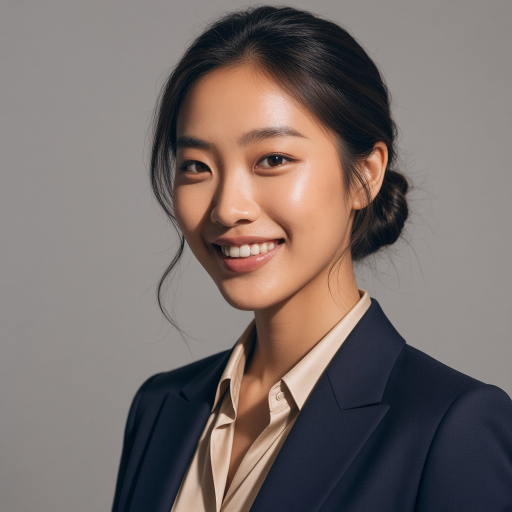
#> input picture phiraya/site/assets/phiraya-closeup-original.jpg, 1024 x 1024 px (shown at 1/2 size)
$ python cutout.py assets/phiraya-closeup-original.jpg assets/phiraya-full-original.jpg
#> lines starting #> are read from the running program, lines starting #| are printed output that depends on the picture; after the words box and inside, x2 and y2 are one past the last pixel; in counts of white or black regions, pixels touching at a corner belong together
# Cuts a portrait out of a plain grey studio backdrop (used for the Phiraya photos).
# Usage: python3 site/cutout.py input.jpg output.png   (needs pillow, numpy, scipy)
import sys, numpy as np
from PIL import Image
from scipy import ndimage as nd
src, out = sys.argv[1], sys.argv[2]
im = np.asarray(Image.open(src).convert('RGB')).astype(np.float32)
H, W, _ = im.shape
#> H = 1024; W = 1024
L = im.mean(2); sat = im.max(2) - im.min(2)
yy, xx = np.mgrid[0:H, 0:W]; X = xx / W - .5; Y = yy / H - .5
cand = (sat < 10) & (L > 80) & (L < 215)
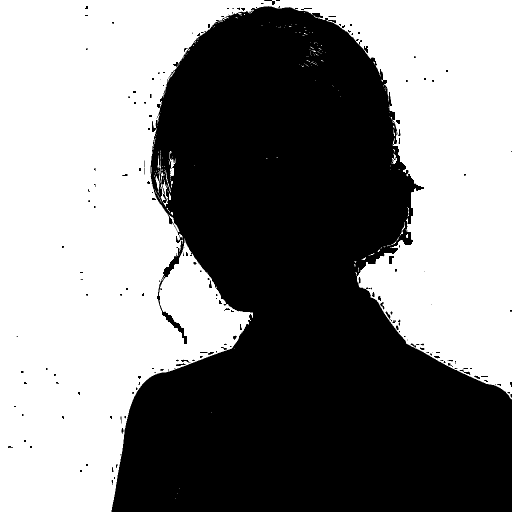
#> cand: shape (1024, 1024) bool (shown at 1/2 size); 51.4% white; 186 black regions (124 under 20 px), largest, box (x1, y1, x2, y2) and area: (223, 12, 1024, 1024) 506705, (778, 512, 788, 528) 112, (528, 0, 550, 10) 75
A = np.stack([np.ones_like(X), X, Y, X*X, Y*Y, X*Y], -1)
Ac = A[cand]
bg = np.zeros_like(im)
for c in range(3):
    coef, *_ = np.linalg.lstsq(Ac, im[..., c][cand], rcond=None)
    bg[..., c] = A @ coef
#> this loop made 3 passes
#> coef on passes 1 to 3: [150.3, 3.74, -5.17, -7.89, -32.81, 10.84], [145.3, 3.1, -5.46, -5.59, -33.55, 11.52], [142, 1.89, -6.34, -1.29, -32.51, 14.5]
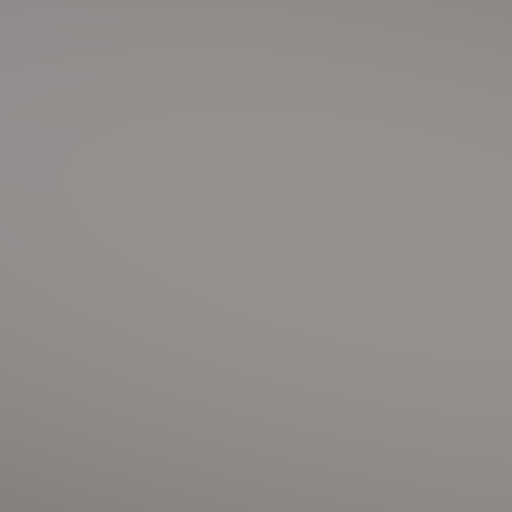
#> bg: shape (1024, 1024, 3) float32 (shown at 1/2 size); mean R, G, B 147.4, 142, 139.3
d = np.sqrt(((im - bg) ** 2).sum(2))
# hard background: close to the model AND connected to the image border
near = d < 18
#> near: shape (1024, 1024) bool; 50.9% white; 146 black regions (144 under 20 px), largest, box (x1, y1, x2, y2) and area: (221, 7, 1024, 1024) 514538, (722, 555, 730, 563) 20
lab, n = nd.label(near)
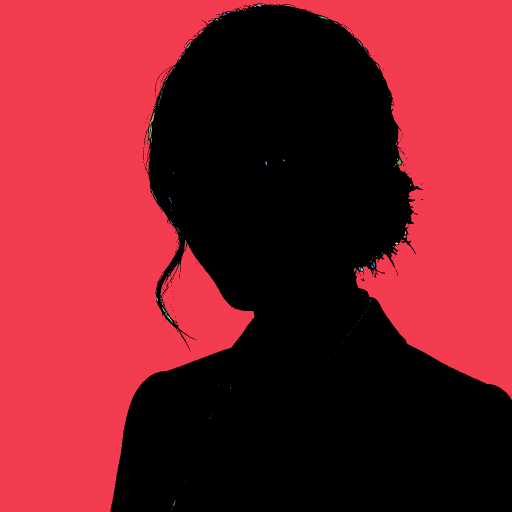
#> lab: shape (1024, 1024) int32 (shown at 1/2 size); 226 distinct labels, from 0 to 225; one colour per label, 0 black
#> n = 225
border = np.unique(np.concatenate([lab[0], lab[-1], lab[:, 0], lab[:, -1]]))
#> border = [0, 1]
border = border[border > 0]
#> border = [1]
hard_bg = np.isin(lab, border)
#> hard_bg: shape (1024, 1024) bool; 50.8% white; 145 black regions (143 under 20 px), largest, box (x1, y1, x2, y2) and area: (221, 7, 1024, 1024) 515650, (722, 555, 730, 563) 20
# enclosed pockets of backdrop (e.g. between arm and body): large, near-grey regions
sizes = nd.sum(near, lab, range(1, n + 1))
#> sizes = 225 values, max 532494 at index 0, min 1 at index 5, mean 2371.6
for i, sz in enumerate(sizes, 1):
    if sz > 600 and i not in border:
        m = lab == i
        if sat[m].mean() < 9: hard_bg |= m
#> this loop made 225 passes
#> sz on passes 1 to 3: 532494, 37, 3
fg = ~hard_bg
fg = nd.binary_opening(fg, iterations=2)
#> fg: shape (1024, 1024) bool; 49.1% white; 2 white regions (1 under 20 px), largest, box (x1, y1, x2, y2) and area: (221, 7, 1024, 1024) 514317
fg = nd.binary_fill_holes(fg) & ~hard_bg
#> fg: shape (1024, 1024) bool; 49.1% white; 2 white regions (1 under 20 px), largest, box (x1, y1, x2, y2) and area: (221, 7, 1024, 1024) 514318
fg = nd.binary_erosion(fg, iterations=1)
#> fg: shape (1024, 1024) bool; 48.7% white; 2 white regions (1 under 20 px), largest, box (x1, y1, x2, y2) and area: (222, 8, 1023, 1023) 510455
keep_lab, k = nd.label(fg)
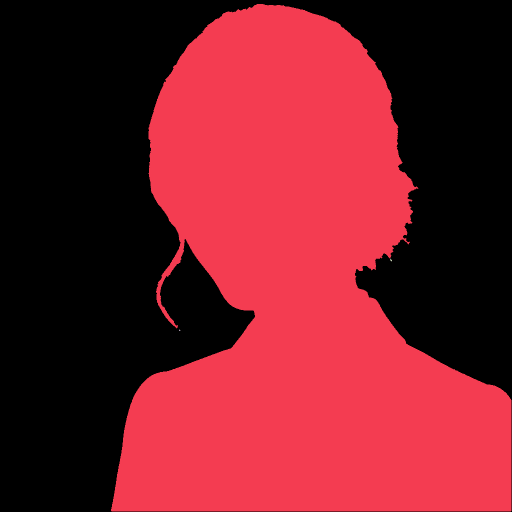
#> keep_lab: shape (1024, 1024) int32 (shown at 1/2 size); 5 distinct labels, from 0 to 4; one colour per label, 0 black
#> k = 4
if k > 1:
    sizes = nd.sum(fg, keep_lab, range(1, k + 1)); fg = keep_lab == (1 + int(np.argmax(sizes)))
#> after `sizes = nd.sum(fg, keep_lab, range(1, k + 1))`: sizes = [510443, 1, 11, 5]
#> after `fg = keep_lab == 1 + int(np.argmax(sizes))`: fg: shape (1024, 1024) bool; 48.7% white; 1 white region, box (x1, y1, x2, y2) and area: (222, 8, 1023, 1023) 510443
# soft alpha: inside the solid figure = 1; in a band near its edge use colour distance from the backdrop
soft = np.clip((d - 16) / 34, 0, 1)
dist_in = nd.distance_transform_edt(fg); dist_out = nd.distance_transform_edt(~fg)
#> after `dist_out = nd.distance_transform_edt(~fg)`:
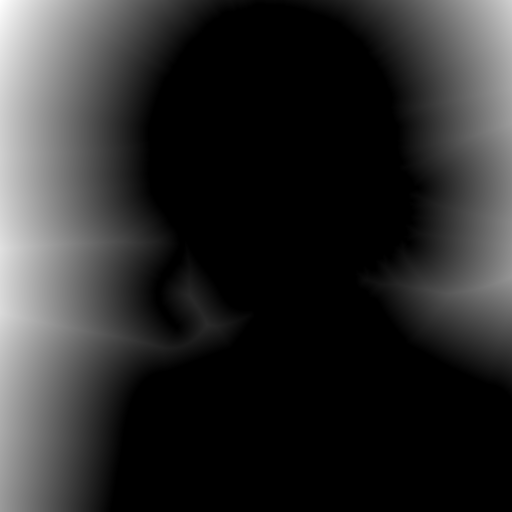
#> dist_out: shape (1024, 1024) float64 (shown at 1/2 size); min 0, max 366.3, mean 63.4; drawn with min black and max white
alpha = np.where(dist_in > 3, 1.0, np.where(dist_out > 3, 0.0, soft))
alpha = nd.gaussian_filter(alpha, 0.7)
alpha = np.clip(alpha, 0, 1)
# de-spill: remove backdrop colour that leaks into semi-transparent edge pixels
a3 = np.maximum(alpha[..., None], 1e-3)
rgb = np.clip((im - (1 - a3) * bg) / a3, 0, 255)
rgb = np.where(alpha[..., None] > 0.02, rgb, 0)
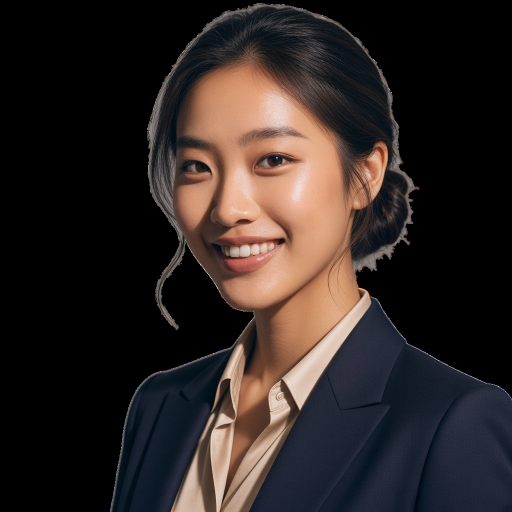
#> rgb: shape (1024, 1024, 3) float32 (shown at 1/2 size); mean R, G, B 46.6, 38.1, 35.7
Image.fromarray(np.dstack([rgb, alpha * 255]).astype(np.uint8), 'RGBA').save(out)
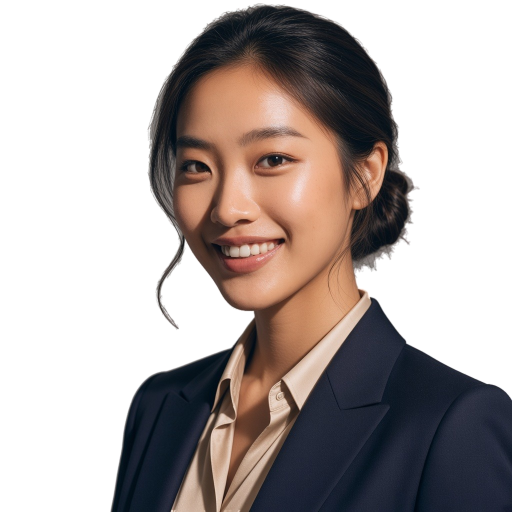
#> saved as phiraya-full-original.jpg: PIL image 1024x1024 RGBA (shown at 1/2 size); mean R, G, B, A 46.6, 38, 35.7, 124.2; transparent parts drawn white
print(out, W, H, 'fg%', round(float(alpha.mean()) * 100, 1))
#| assets/phiraya-full-original.jpg 1024 1024 fg% 48.7

$ run again, on phiraya/site/assets/phiraya-ivory-original.jpg
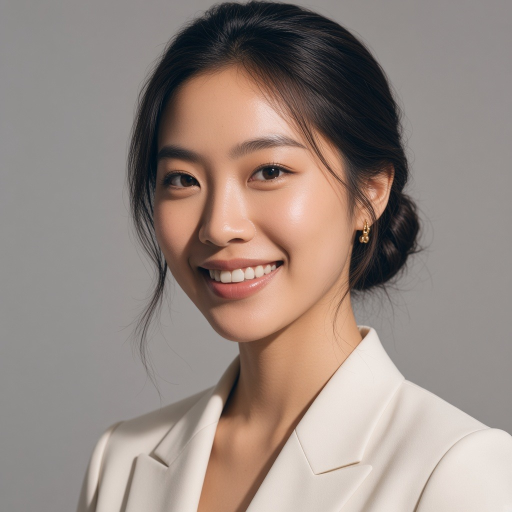
#> input picture phiraya/site/assets/phiraya-ivory-original.jpg, 1024 x 1024 px (shown at 1/2 size)
#> `cand = (sat < 10) & (L > 80) & (L < 215)`:
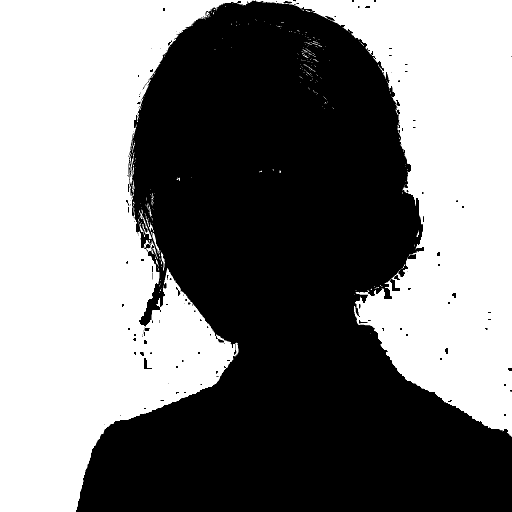
#> cand: shape (1024, 1024) bool (shown at 1/2 size); 49% white; 248 white regions (230 under 20 px), largest, box (x1, y1, x2, y2) and area: (0, 0, 1024, 1024) 512040, (278, 420, 304, 478) 227, (260, 305, 269, 369) 192
#> the loop `for c in range(3):` made 3 passes
#> coef on passes 1 to 3: [150.1, 4.1, -0.447, -7.35, -24.82, 2.36], [145.1, -0.00443, -1.14, 3.77, -28.56, 1.98], [142.4, -1.27, -2.09, 6.08, -25.22, 0.384]
#> near: shape (1024, 1024) bool; 48.3% white; 306 white regions (284 under 20 px), largest, box (x1, y1, x2, y2) and area: (0, 0, 479, 1024) 307694, (548, 0, 1024, 871) 195981, (318, 791, 428, 909) 730
#> lab: shape (1024, 1024) int32; 531 distinct labels, from 0 to 530
#> n = 530
#> `border = np.unique(np.concatenate([lab[0], lab[-1], lab[:, 0], lab[:, ..`: border = [0, 1, 2, 3, 4, 5, 527, 528, 529, 530]
#> `border = border[border > 0]`: border = [1, 2, 3, 4, 5, 527, 528, 529, 530]
#> hard_bg: shape (1024, 1024) bool; 48% white; 9 white regions (6 under 20 px), largest, box (x1, y1, x2, y2) and area: (0, 0, 479, 1024) 307396, (548, 0, 1024, 871) 195832, (470, 0, 497, 6) 91
#> `sizes = nd.sum(near, lab, range(1, n + 1))`: sizes = 530 values, max 307396 at index 0, min 1 at index 1, mean 955.6
#> the loop `for i, sz in enumerate(sizes, 1):` made 530 passes
#> sz on passes 1 to 3: 307396, 1, 91
#> keep_lab: shape (1024, 1024) int32; 5 distinct labels, from 0 to 4
#> k = 4
#> `sizes = nd.sum(fg, keep_lab, range(1, k + 1))`: sizes = [538722, 5, 18, 8]
#> `Image.fromarray(np.dstack([rgb, alpha * 255]).astype(np.uint8), 'RGBA'..`:
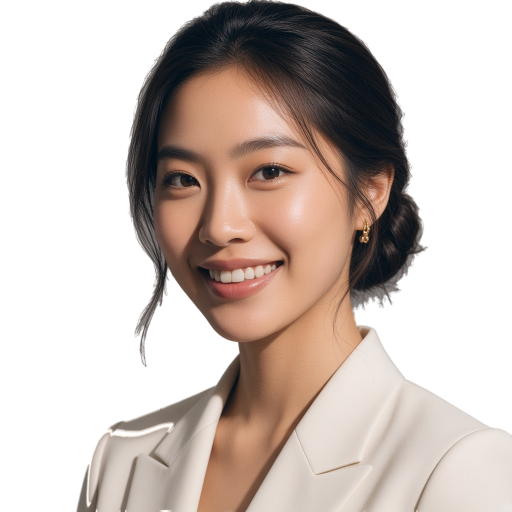
#> saved as phiraya-ivory-original.jpg: PIL image 1024x1024 RGBA (shown at 1/2 size); mean R, G, B, A 79.8, 67.4, 60.8, 130.8; transparent parts drawn white
#| assets/phiraya-ivory-original.jpg 1024 1024 fg% 51.3

$ run again, on phiraya/site/assets/phiraya-portrait-original.jpg
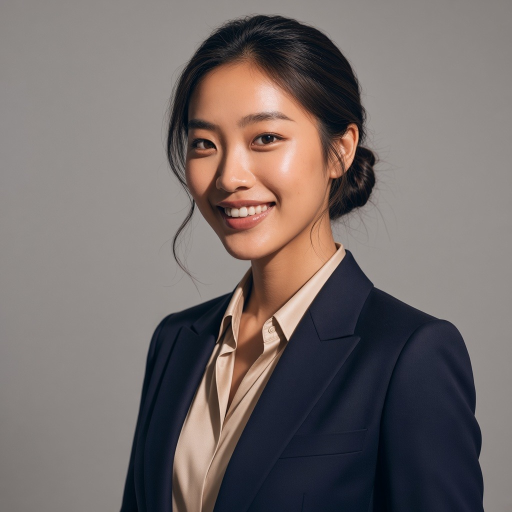
#> input picture phiraya/site/assets/phiraya-portrait-original.jpg, 1024 x 1024 px (shown at 1/2 size)
#> `cand = (sat < 10) & (L > 80) & (L < 215)`:
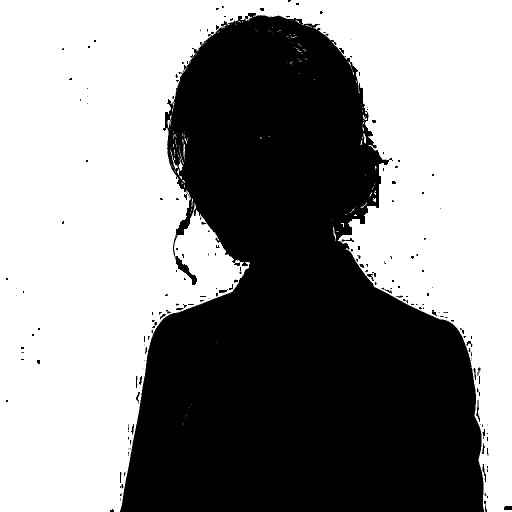
#> cand: shape (1024, 1024) bool (shown at 1/2 size); 55.3% white; 195 black regions (128 under 20 px), largest, box (x1, y1, x2, y2) and area: (240, 26, 969, 1024) 464108, (1008, 1012, 1024, 1020) 124, (952, 800, 960, 844) 117
#> the loop `for c in range(3):` made 3 passes
#> coef on passes 1 to 3: [154.5, 4.95, -7.79, -40.44, -49.6, 18.7], [149.4, 4.63, -8.04, -38.98, -49.83, 19.42], [146.1, 4.36, -8.09, -36.65, -49.36, 19.82]
#> near: shape (1024, 1024) bool; 55.6% white; 179 black regions (177 under 20 px), largest, box (x1, y1, x2, y2) and area: (238, 26, 970, 1024) 465379, (324, 232, 329, 251) 21
#> lab: shape (1024, 1024) int32; 272 distinct labels, from 0 to 271
#> n = 271
#> `border = np.unique(np.concatenate([lab[0], lab[-1], lab[:, 0], lab[:, ..`: border = [0, 1]
#> `border = border[border > 0]`: border = [1]
#> hard_bg: shape (1024, 1024) bool; 55.5% white; 178 black regions (176 under 20 px), largest, box (x1, y1, x2, y2) and area: (238, 26, 970, 1024) 466066, (324, 232, 329, 251) 21
#> `sizes = nd.sum(near, lab, range(1, n + 1))`: sizes = 271 values, max 581991 at index 0, min 1 at index 2, mean 2150.1
#> the loop `for i, sz in enumerate(sizes, 1):` made 271 passes
#> sz on passes 1 to 3: 581991, 26, 1
#> keep_lab: shape (1024, 1024) int32; 3 distinct labels, from 0 to 2
#> k = 2
#> `sizes = nd.sum(fg, keep_lab, range(1, k + 1))`: sizes = [461467, 5]
#> `Image.fromarray(np.dstack([rgb, alpha * 255]).astype(np.uint8), 'RGBA'..`:
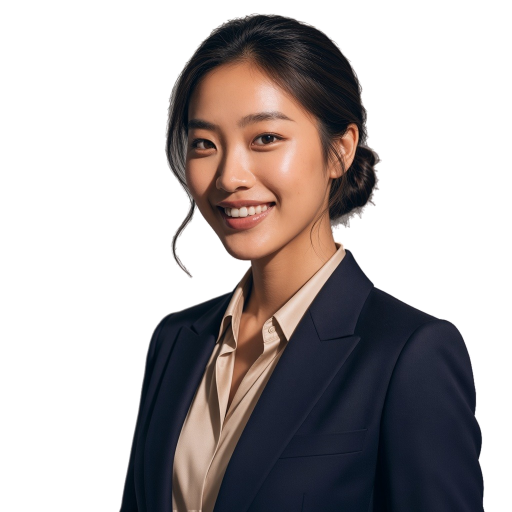
#> saved as phiraya-portrait-original.jpg: PIL image 1024x1024 RGBA (shown at 1/2 size); mean R, G, B, A 35.6, 29.7, 29.5, 112.5; transparent parts drawn white
#| assets/phiraya-portrait-original.jpg 1024 1024 fg% 44.1

$ run again, on phiraya/site/assets/phiraya-standing-original.jpg
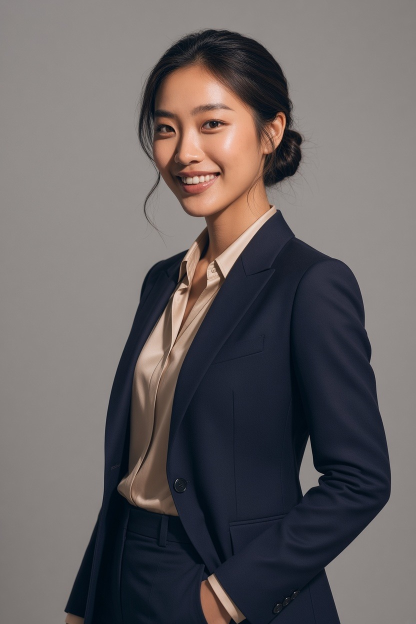
#> input picture phiraya/site/assets/phiraya-standing-original.jpg, 832 x 1248 px (shown at 1/2 size)
#> cand: shape (1248, 832) bool; 52.5% white; 222 black regions (147 under 20 px), largest, box (x1, y1, x2, y2) and area: (126, 59, 782, 1248) 488581, (128, 1172, 140, 1208) 174, (280, 544, 290, 568) 126
#> the loop `for c in range(3):` made 3 passes
#> coef on passes 1 to 3: [149.9, 4.63, -11.53, -28.26, -46.18, 19.18], [145, 4.63, -11.47, -28.49, -46.18, 19.36], [142.1, 4.68, -11.34, -28.75, -45.8, 19.93]
#> near: shape (1248, 832) bool; 52.6% white; 127 black regions (126 under 20 px), largest, box (x1, y1, x2, y2) and area: (128, 56, 783, 1248) 491765
#> lab: shape (1248, 832) int32; 240 distinct labels, from 0 to 239
#> n = 239
#> `border = np.unique(np.concatenate([lab[0], lab[-1], lab[:, 0], lab[:, ..`: border = [0, 1]
#> `border = border[border > 0]`: border = [1]
#> sizes = 239 values, max 543338 at index 0, min 1 at index 3, mean 2285.8
#> the loop `for i, sz in enumerate(sizes, 1):` made 239 passes
#> sz on passes 1 to 3: 543338, 2, 2
#> keep_lab: shape (1248, 832) int32; values 0 (black) and 1 (white), 47% white; 1 white region, box (x1, y1, x2, y2) and area: (129, 57, 782, 1247) 487818
#> k = 1
#> `Image.fromarray(np.dstack([rgb, alpha * 255]).astype(np.uint8), 'RGBA'..`:
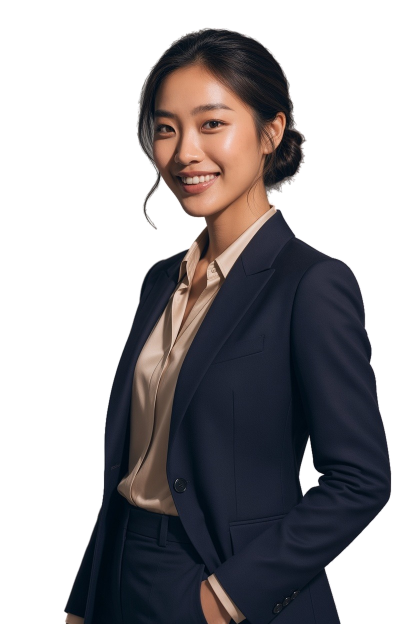
#> saved as phiraya-standing-original.jpg: PIL image 832x1248 RGBA (shown at 1/2 size); mean R, G, B, A 27.7, 25.2, 27.4, 120.2; transparent parts drawn white
#| assets/phiraya-standing-original.jpg 832 1248 fg% 47.1
